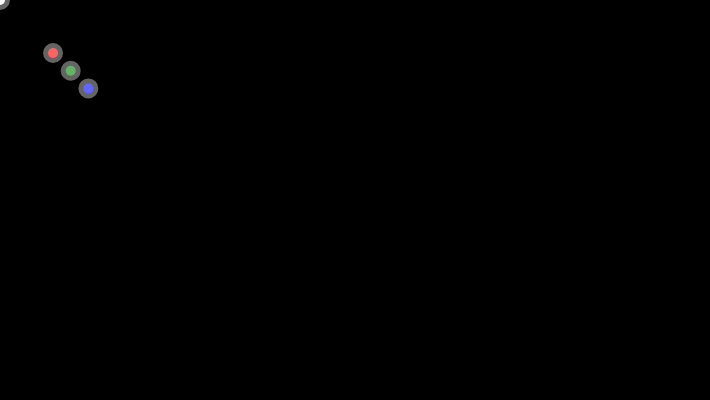
Frame 1 (no input)
Frame 60 (no input): identical to frame 1, image omitted
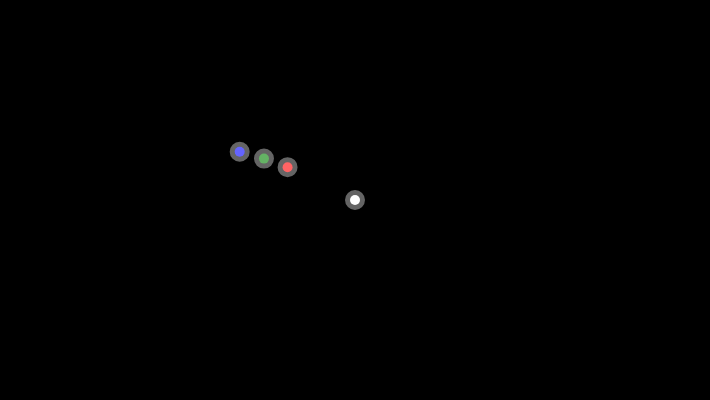
Frame 120 (the mouse pressed at the canvas centre since frame 60)

The p5.js sketch that drew these frames (run headless with seeded random() and noise() and a simulated clock; from frame 60 on, the mouse is pressed at the canvas centre):

// p5.js sketch
// ── sketch.js
// Adaptation of https://p5js.org/examples/interaction-follow-1.html Based on code from Keith Peters. 

let x1 = 100,
  y1 = 100,
  angle1 = 0.0,
  distBehind1 = 75;

let x2 = 100,
  y2 = 100,
  angle2 = 0.0,
  distBehind2 = 100;

let x3 = 100,
  y3 = 100,
  angle3 = 0.0,
  distBehind3 = 125;

function setup() {
  createCanvas(710, 400);
  strokeWeight(10.0);
  stroke(255, 100);
}

function draw() {
  background(0);

  // Follower 1
  dx1 = mouseX - x1;
  dy1 = mouseY - y1;
  
  angle1 = atan2(dy1, dx1);
  
  x1 = mouseX - cos(angle1) * distBehind1;
  y1 = mouseY - sin(angle1) * distBehind1;
  
  fill('red');
  ellipse(x1, y1, 10, 10);
  
  // Follower 2
  dx2 = mouseX - x2;
  dy2 = mouseY - y2;
  angle2 = atan2(dy2, dx2);
  x2 = mouseX - cos(angle2) * distBehind2;
  y2 = mouseY - sin(angle2) * distBehind2;
  fill('green');
  ellipse(x2, y2, 10, 10);
  
    // Follower 3
  dx3 = mouseX - x3;
  dy3 = mouseY - y3;
  angle3 = atan2(dy3, dx3);
  x3 = mouseX - cos(angle3) * distBehind3;
  y3 = mouseY - sin(angle3) * distBehind3;
  fill('blue');
  ellipse(x3, y3, 10, 10);
  
  fill('white');
  ellipse(mouseX, mouseY, 10);
}
